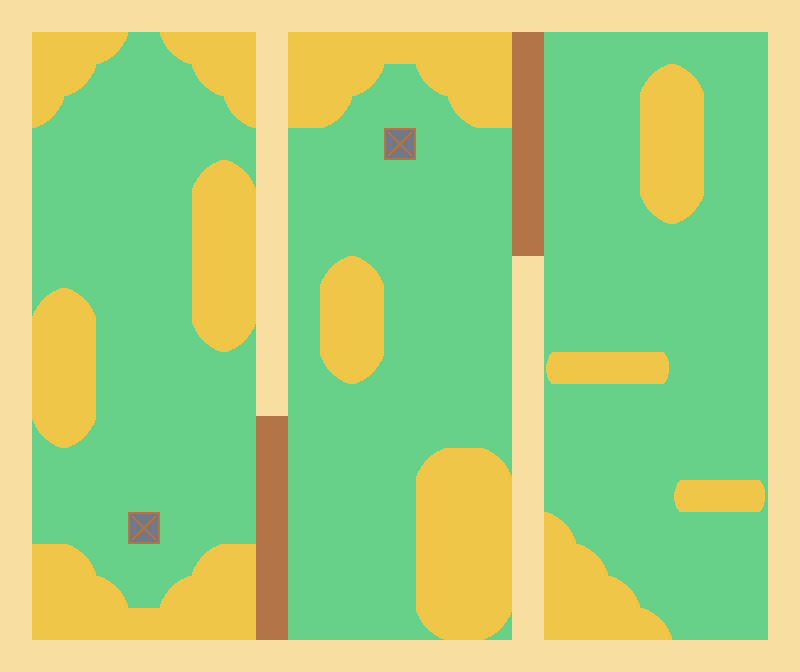

The image is a tile-based game level rendered from a .tmx file. Its description and source (layers, tilesets, objects; grid data summarised) follow:
An orthogonal 25x21 tile map with 32x32 px tiles, 7 tile layers (Grass, Border, Door1, Door2, ...) and 2 objects.

<map version="1.2" tiledversion="1.3.4" orientation="orthogonal" renderorder="right-down" width="25" height="21" tilewidth="32" tileheight="32" infinite="0" nextlayerid="10" nextobjectid="4">
 <tileset firstgid="1" name="Golf Tiles" tilewidth="32" tileheight="32" tilecount="40" columns="4">
  <image source="tileset.png" width="128" height="320" />
 </tileset>
 <layer id="2" name="Grass" width="25" height="21">
  <data>[525 cells, 525 non-empty, 1 distinct tile ids]</data>
 </layer>
 <layer id="1" name="Border" width="25" height="21">
  <data>[525 cells, 112 non-empty, 1 distinct tile ids]</data>
 </layer>
 <layer id="3" name="Door1" width="25" height="21">
  <data>[525 cells, 7 non-empty, 1 distinct tile ids]</data>
 </layer>
 <layer id="4" name="Door2" width="25" height="21">
  <data>[525 cells, 7 non-empty, 1 distinct tile ids]</data>
 </layer>
 <layer id="5" name="Plate1" width="25" height="21">
  <data>[525 cells, 1 non-empty, 1 distinct tile ids]</data>
 </layer>
 <layer id="6" name="Plate2" width="25" height="21">
  <data>[525 cells, 1 non-empty, 1 distinct tile ids]</data>
 </layer>
 <layer id="7" name="Sand" width="25" height="21">
  <data>[525 cells, 121 non-empty, 7 distinct tile ids]</data>
 </layer>
 <objectgroup id="8" name="Ball">
  <object id="2" gid="30" x="160" y="128" width="32" height="32" />
 </objectgroup>
 <objectgroup id="9" name="Hole">
  <object id="1" gid="31" x="672" y="576" width="32" height="32" />
 </objectgroup>
</map>
